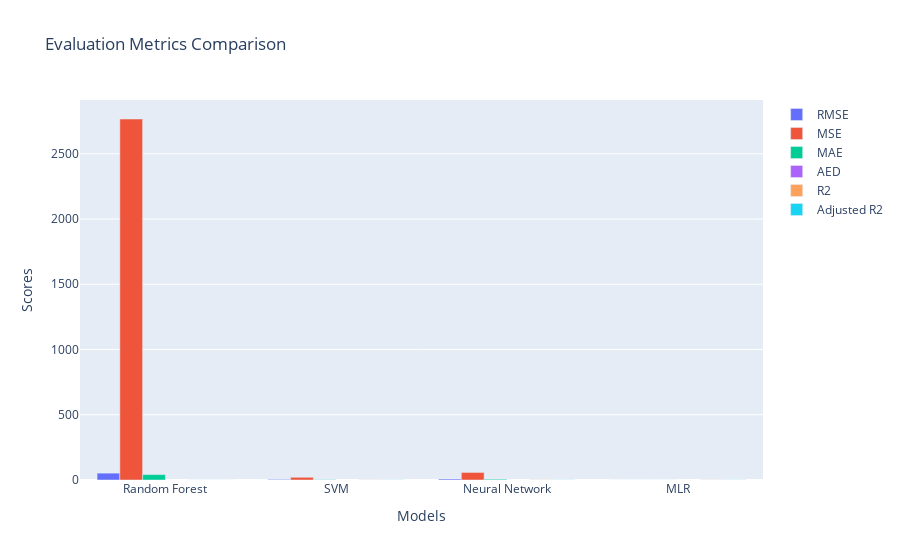

Notebook code for this chart:
### Markdown cell above
**using test dataset**

### Code cell
metric_labels = ['RMSE', 'MSE', 'MAE', 'AED', 'R2', 'Adjusted R2']

metrics = {
    'RMSE': lambda y_true, y_pred: np.sqrt(mean_squared_error(y_true, y_pred)),
    'MSE': mean_squared_error,
    'MAE': mean_absolute_error,
    'AED': lambda y_true, y_pred: np.abs(np.mean(y_true) - y_pred),
    'R2': r2_score,
    'Adjusted R2': lambda y_true, y_pred: 1 - ((1 - r2_score(y_true, y_pred)) * (len(y_true) - 1) / (len(y_true) - X_train.shape[1] - 1))
}

model_names = ['Random Forest', 'SVM', 'Neural Network', 'MLR']

models = {
    'Random Forest': best_model_random_forest,
    'SVM': best_model_svm,
    'Neural Network': best_model_neural_network,
    'MLR': best_model_mlr
}

# Train each model on the training data and predict the test data
predictions = {}
for model_name in model_names:
    model = models[model_name]
    model.fit(X_train, y_train)  # Train the model
    predictions[model_name] = model.predict(X_test)  # Predict the test data

# Calculate each metric for each model's predictions
metric_scores = {metric: [] for metric in metric_labels}
for model_name in model_names:
    y_pred = predictions[model_name]
    for metric in metric_labels:
        metric_scores[metric].append(metrics[metric](y_test, y_pred))  # Use the test data here

# Plotting the bar chart
fig = go.Figure()

for metric in metric_labels:
    fig.add_trace(go.Bar(
        x=model_names,
        y=metric_scores[metric],
        name=metric
    ))

# Updating the layout
fig.update_layout(
    title='Evaluation Metrics Comparison',
    xaxis_title='Models',
    yaxis_title='Scores',
    barmode='group'
)

# Display the plot
fig.show()

### Figure 1 — Plotly figure (JSON) as saved in the notebook; plotly's stock layout.template omitted (floating-point values rounded to 4 significant figures; data arrays with more than 128 entries replaced by an {"elided": "..."} marker saying what was removed)
{"data": [{"name": "RMSE", "type": "bar", "x": ["Random Forest", "SVM", "Neural Network", "MLR"], "y": [52.6, 4.554, 7.608, 4.254e-14]}, {"name": "MSE", "type": "bar", "x": ["Random Forest", "SVM", "Neural Network", "MLR"], "y": [2766.0, 20.74, 57.87, 1.809e-27]}, {"name": "MAE", "type": "bar", "x": ["Random Forest", "SVM", "Neural Network", "MLR"], "y": [41.47, 2.544, 5.98, 3.454e-14]}, {"name": "AED", "type": "bar", "x": ["Random Forest", "SVM", "Neural Network", "MLR"], "y": {"elided": "4x200 float values"}}, {"name": "R2", "type": "bar", "x": ["Random Forest", "SVM", "Neural Network", "MLR"], "y": [0.2533, 0.9944, 0.9844, 1]}, {"name": "Adjusted R2", "type": "bar", "x": ["Random Forest", "SVM", "Neural Network", "MLR"], "y": [0.2341, 0.9943, 0.984, 1]}], "layout": {"barmode": "group", "title": {"text": "Evaluation Metrics Comparison"}, "xaxis": {"title": {"text": "Models"}}, "yaxis": {"title": {"text": "Scores"}}}}
